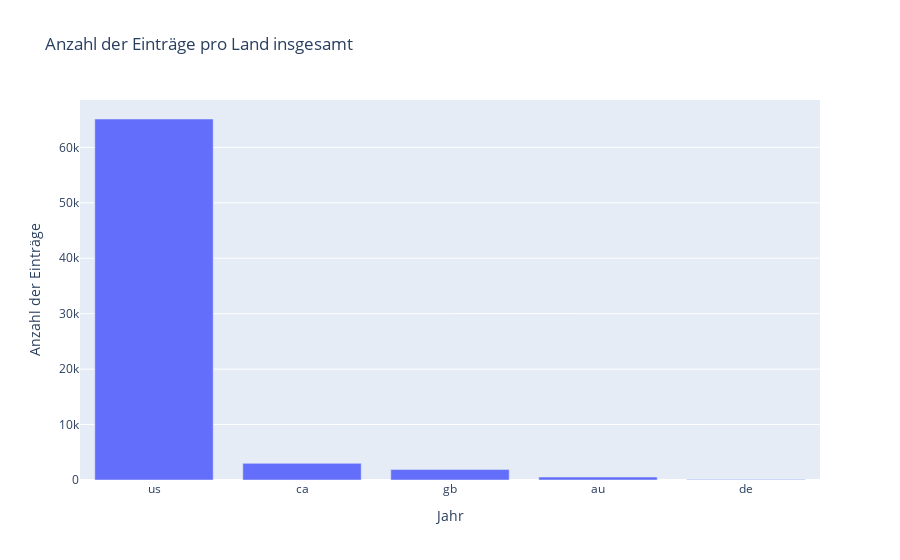

Notebook code cell kept with this figure:
### Markdown cell above
## Country Distribution

### Code cell
# Daten einlesen
df = pd.read_csv('data/ufo-data.csv')

# group by year and counting entry 
jahreszahl_count = df['country'].value_counts()

fig = go.Figure(data=[go.Bar(x=jahreszahl_count.index, y=jahreszahl_count.values)])

fig.update_layout(title='Anzahl der Einträge pro Land insgesamt',
                  xaxis_title='Jahr',
                  yaxis_title='Anzahl der Einträge')

fig.show()

### Figure 1 — Plotly figure (JSON) as saved in the notebook; plotly's stock layout.template omitted (floating-point values rounded to 4 significant figures)
{"data": [{"type": "bar", "x": ["us", "ca", "gb", "au", "de"], "y": [65114, 3000, 1905, 538, 105]}], "layout": {"title": {"text": "Anzahl der Einträge pro Land insgesamt"}, "xaxis": {"title": {"text": "Jahr"}}, "yaxis": {"title": {"text": "Anzahl der Einträge"}}}}
